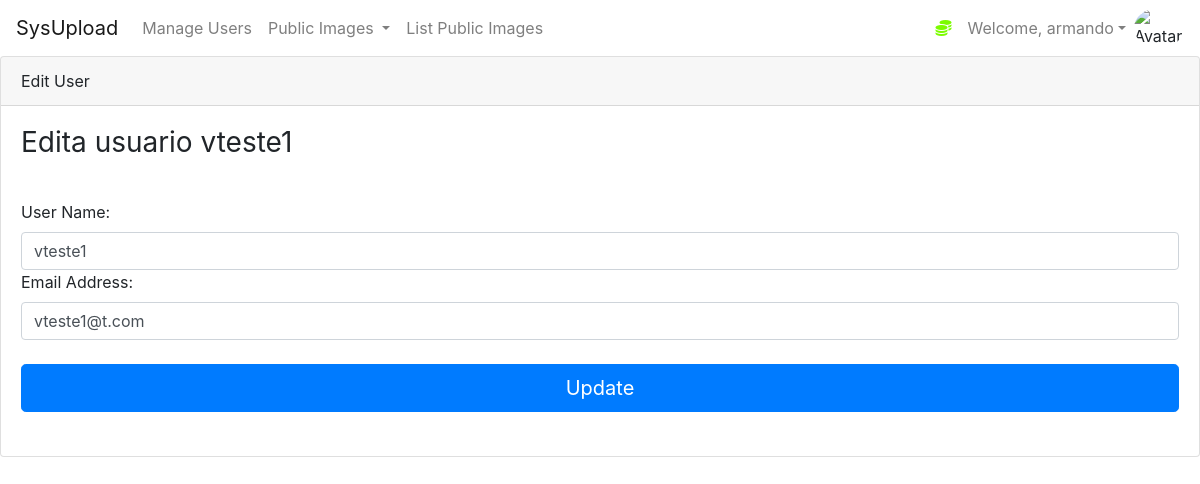
Screenshot of /edituser/2 (signed in) with the database file from the repository.
### myapp/dao.py (models this page shows, shortened)
class User(db.Model, UserMixin):
    id = db.Column(db.Integer(), primary_key=True)
    username = db.Column(db.String(length=30), nullable=False, unique=True)
    email_address = db.Column(db.String(length=50), nullable=False, unique=True)
    password_hash = db.Column(db.String(length=60), nullable=False)
    my_files = db.relationship('File', secondary=user_files, backref='myfiles')
    @property
    def password(self):
        return self.password

### myapp/users.py (the view, shortened to what this page needs)
@app.route('/edituser/<int:id>', methods=['GET', 'POST'])
@login_required
def edit_user(id):
    form = UserForm()
    usuario_old = usersCollection.query_user_by_id(id)
    if request.method == 'GET':
        form.load_content(usuario_old.username, usuario_old.email_address)
        return render_template('user/edita_user.html', user=usuario_old, form=form)

### myapp/forms.py
class UserForm(FlaskForm):
    username = StringField(label='User Name:', validators=[Length(min=2, max=30), DataRequired()])
    email_address = StringField(label='Email Address:', validators=[Email(), DataRequired()])
    submit = SubmitField(label='Edit User')
    def load_content(self, username, email_address):
        self.username.data = username
        self.email_address.data = email_address

### myapp/dao.py (called while the page is built)
@login_manager.user_loader
def load_user(user_id):
    return User.query.get(int(user_id))

    def query_user_by_id(self, p_id):
        user = User.query.filter_by(id=p_id).first()
        return user

### myapp/templates/user/edita_user.html (shortened to what this page needs)
{% extends 'base.html' %}
{% block content %}
<div class="card">
  <div class="card-header">
    Edit User
  </div>
  <div class="card-body">
    <form method="POST" class="form-user">
      <h1 class="h3 mb-3 font-weight-normal">
          Edita usuario {{ user.username }}
      </h1>
      <br>
      {{ form.username.label() }}
      {{ form.username(class="form-control") }}
      {{ form.email_address.label() }}
      {{ form.email_address(class="form-control") }}
      <br>
      {{ form.submit(class="btn btn-lg btn-block btn-primary", value="Update") }}
      <br>
    </form>
  </div>
</div>
{% endblock %}

### myapp/templates/base.html (shortened to what this page needs)
<!doctype html>
<html lang="en">
   <head>
      <link rel="stylesheet" href="https://cdn.jsdelivr.net/npm/bootstrap@4.5.3/dist/css/bootstrap.min.css">
   </head>
   <body>
    <nav class="navbar navbar-expand-md navbar-light">
      <a class="navbar-brand" href="{{ url_for('dashboard_page') }} ">SysUpload</a>
      <div class="collapse navbar-collapse" id="navbarNav">
          {% if current_user.is_authenticated %}
            <ul class="navbar-nav mr-auto">
                <li class="nav-item">
                     <a class="nav-link" href="{{ url_for('pagination_page') }}">Manage Users</a>
                </li>
                <li class="nav-item dropdown">
                    <a class="nav-link dropdown-toggle" href="#" id="navbardrop1" data-toggle="dropdown">
                    Public Images
                    </a>
                </li>
                <li class="nav-item">
                    <a class="nav-link" href="{{ url_for('pagination_list_files_page') }}">List Public Images</a>
                </li>
            </ul>
            <ul class="navbar-nav">
                <li class="nav-item">
                    <a class="nav-link" style="color: lawngreen; font-weight: bold">
                        <i class="fas fa-coins"></i>
                    </a>
                </li>
                <li class="nav-item dropdown">
                    <a class="nav-link dropdown-toggle" href="#" id="navbardropprofile" data-toggle="dropdown">Welcome, {{ current_user.username }}</a>
                </li>
                <img src="{{ url_for('static', filename='img/anonymous2.png') }}" class="rounded-circle" style="width: 50px;" alt="Avatar">
            </ul>
          {% endif %}
      </div>
    </nav>
      {% block content %}
      {% endblock %}
   </body>
</html>

### rows the page displays
User: username "armando"
User: username "vteste1", email_address "vteste1@t.com"
